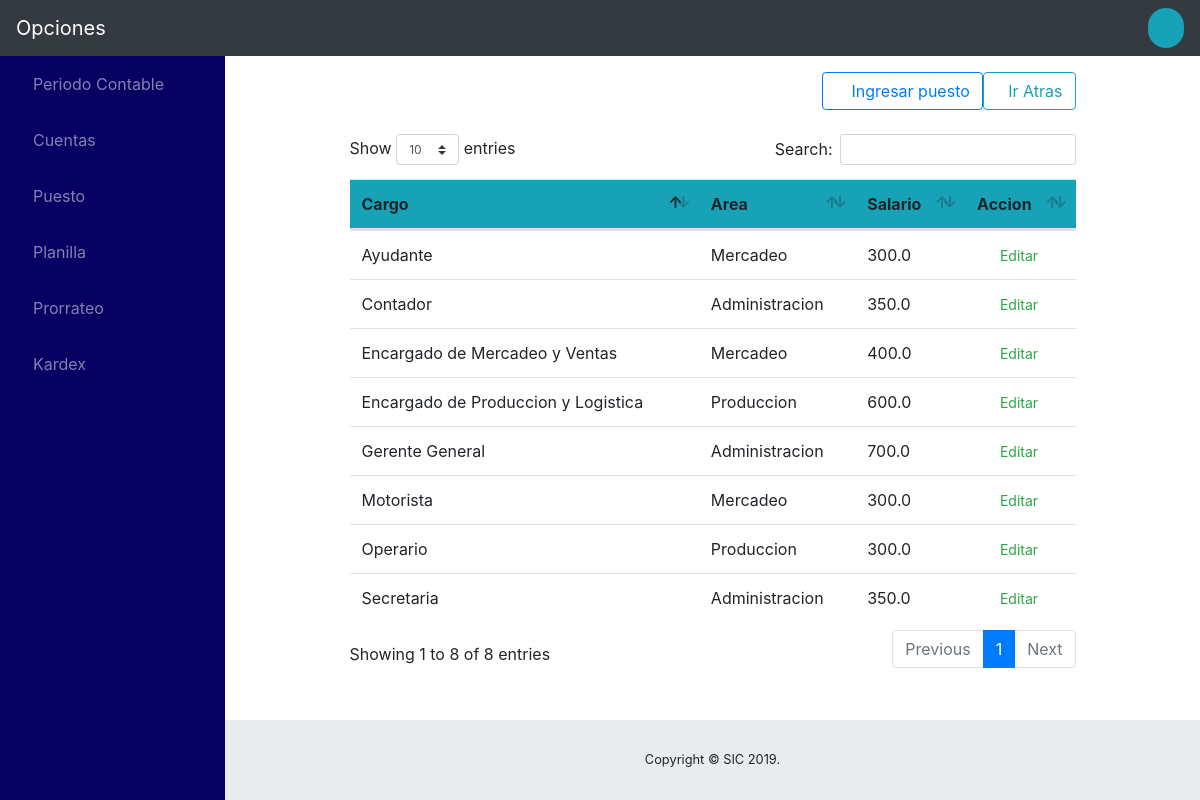
Page /puestos/ on the committed database.
### contable/models.py (models this page shows, shortened)
class Puesto(models.Model):
	area = models.CharField(max_length=50)
	cargo = models.CharField(max_length=70)
	salNominal = models.FloatField()
	total = models.FloatField(blank=True, null=True)
	class Meta:
		verbose_name='Puestos'
		verbose_name_plural='Puestos'

### contable/views.py (the view)
# urls.py: url(r'^puestos/$', conPuestos , name='con_puestos'),#Registro de transacciones
def conPuestos(request):
	puestos = Puesto.objects.all()
	val=0
	return render(request,'Main/cargo.html', {'puestos':puestos, 'val':val})

### contable/templates/Main/cargo.html (shortened to what this page needs)
{% extends "Base/base.html" %}
{% block Contenido %}
{% if val == 0 %}
<section class="container" style="width:80%">
    <div class="container">
        <div class="row justify-content-end">
            <a href="/nuevo-puesto/" id="detalle" name="btn" id="btn" class="btn btn-outline-primary"><i class="fas fa-address-card"></i> Ingresar puesto</a>
            <a href="{{request.META.HTTP_REFERER}}" class="btn btn-outline-info"><i class="fas fa-arrow-circle-left"></i>Ir Atras</a>
        </div>
    </div>
    <br>
    <table id="tablaPuesto" class="table">
        <thead class="bg-info">
            <th>Cargo</th>
            <th>Area</th>
            <th>Salario</th>
            <th>Accion</th>
        </thead>
        {% for puesto in puestos %}
        <tr>
            <td>{{puesto.cargo}}</td>
            <td>{{puesto.area}}</td>
            <td>{{puesto.salNominal}}</td>
            <td><a href="{% url 'contable:edit_puestos' puesto.id %}" class="btn-sm btn-outline-success"><i class="fas fa-pencil-alt"></i> Editar</a></td>
        </tr>
        {% endfor %}
    </table>
    {% endif%}
    </section>
    {% endblock %}

### contable/static/css/sb-admin.css (style rules this page uses)
html { position: relative; min-height: 100%; }
body { height: 100%; }
:root { --input-padding-x: 0.75rem; --input-padding-y: 0.75rem; }

### rows in the picture
Puesto: cargo "Encargado de Produccion y Logistica", area "Produccion", salNominal "600.0"
Puesto: cargo "Operario", area "Produccion", salNominal "300.0"
Puesto: cargo "Encargado de Mercadeo y Ventas", area "Mercadeo", salNominal "400.0"
Puesto: cargo "Motorista", area "Mercadeo", salNominal "300.0"
Puesto: cargo "Ayudante", area "Mercadeo", salNominal "300.0"
Puesto: cargo "Gerente General", area "Administracion", salNominal "700.0"
Puesto: cargo "Contador", area "Administracion", salNominal "350.0"
Puesto: cargo "Secretaria", area "Administracion", salNominal "350.0"
